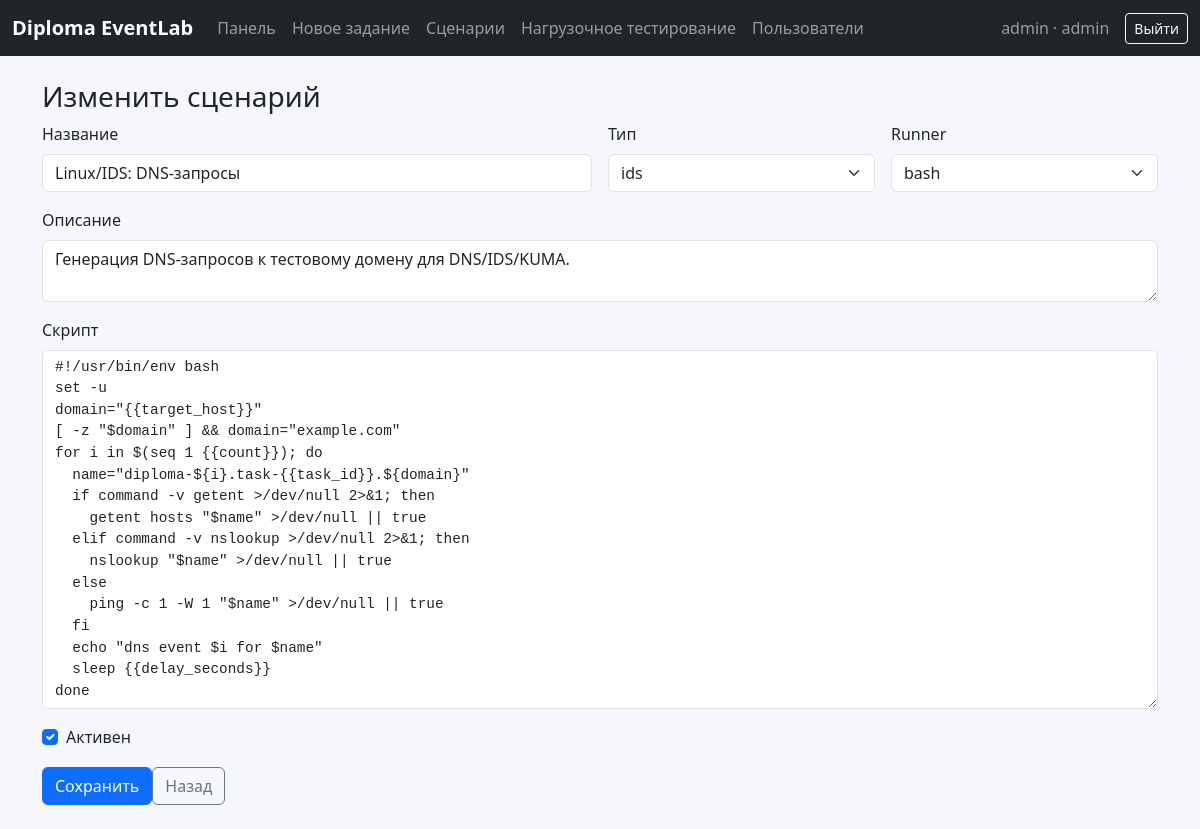
Screenshot of /scenarios/8/edit (signed in) with the database file from the repository.
### tables this page shows
CREATE TABLE users (
    id INTEGER PRIMARY KEY AUTOINCREMENT,
    username TEXT NOT NULL UNIQUE,
    password_hash TEXT NOT NULL,
    role TEXT NOT NULL CHECK(role IN ('admin', 'operator', 'viewer')),
    is_active INTEGER NOT NULL DEFAULT 1,
    failed_login_count INTEGER NOT NULL DEFAULT 0,
    locked_until TEXT,
    created_at TEXT NOT NULL DEFAULT CURRENT_TIMESTAMP,
    last_login_at TEXT
);

CREATE TABLE scenarios (
    id INTEGER PRIMARY KEY AUTOINCREMENT,
    name TEXT NOT NULL,
    description TEXT NOT NULL DEFAULT '',
    target_type TEXT NOT NULL CHECK(target_type IN ('windows', 'linux', 'ids')),
    runner TEXT NOT NULL CHECK(runner IN ('powershell', 'cmd', 'bash')),
    script_body TEXT NOT NULL,
    is_active INTEGER NOT NULL DEFAULT 1,
    created_by INTEGER REFERENCES users(id) ON DELETE SET NULL,
    created_at TEXT NOT NULL DEFAULT CURRENT_TIMESTAMP
);

### app/main.py (the view)
    @app.get("/scenarios/{scenario_id}/edit", response_class=HTMLResponse)
    async def scenarios_edit_page(request: Request, scenario_id: int, user=Depends(require_role("admin", "operator"))):
        scenario = get_scenario(scenario_id)
        if not scenario:
            raise HTTPException(status_code=404)
        return render(request, "scenario_form.html", {"scenario": scenario})

### app/templates/scenario_form.html (shortened to what this page needs)
{% extends "base.html" %}
{% block content %}
<h1 class="h3">{{ 'Изменить сценарий' if scenario else 'Новый сценарий' }}</h1>
<form method="post" action="{{ '/scenarios/' ~ scenario.id ~ '/edit' if scenario else '/scenarios/new' }}">
  <div class="row g-3">
    <div class="col-md-6"><label class="form-label">Название</label><input class="form-control" name="name" value="{{ scenario.name if scenario else '' }}" required></div>
    <div class="col-md-3"><label class="form-label">Тип</label><select name="target_type" class="form-select">
      {% for v in ['windows','linux','ids'] %}<option value="{{ v }}" {% if scenario and scenario.target_type==v %}selected{% endif %}>{{ v }}</option>{% endfor %}
    </select></div>
    <div class="col-md-3"><label class="form-label">Runner</label><select name="runner" class="form-select">
      {% for v in ['powershell','cmd','bash'] %}<option value="{{ v }}" {% if scenario and scenario.runner==v %}selected{% endif %}>{{ v }}</option>{% endfor %}
    </select></div>
    <div class="col-12"><label class="form-label">Описание</label><textarea class="form-control" name="description" rows="2">{{ scenario.description if scenario else '' }}</textarea></div>
    <div class="col-12"><label class="form-label">Скрипт</label><textarea class="form-control codearea" name="script_body" rows="16" required>{{ scenario.script_body if scenario else '' }}</textarea></div>
    {% if scenario %}<div class="col-12 form-check ms-2"><input class="form-check-input" type="checkbox" name="is_active" id="is_active" {% if scenario.is_active %}checked{% endif %}><label class="form-check-label" for="is_active">Активен</label></div>{% endif %}
  </div>
  <div class="mt-3"><button class="btn btn-primary">Сохранить</button><a class="btn btn-outline-secondary" href="/scenarios">Назад</a></div>
</form>
{% endblock %}

### app/templates/base.html (shortened to what this page needs)
<!doctype html>
<html lang="ru">
<head>
  <link href="https://cdn.jsdelivr.net/npm/bootstrap@5.3.3/dist/css/bootstrap.min.css" rel="stylesheet">
  <link href="/static/app.css" rel="stylesheet">
</head>
<body>
<nav class="navbar navbar-expand-lg navbar-dark bg-dark">
  <div class="container-fluid">
    <a class="navbar-brand fw-semibold" href="/dashboard">{{ app_name }}</a>
    <div class="collapse navbar-collapse" id="nav">
      {% if user %}
      <ul class="navbar-nav me-auto">
        <li class="nav-item"><a class="nav-link" href="/dashboard">Панель</a></li>
        <li class="nav-item"><a class="nav-link" href="/tasks/new">Новое задание</a></li>
        <li class="nav-item"><a class="nav-link" href="/scenarios">Сценарии</a></li>
        {% if user.role == 'admin' %}<li class="nav-item"><a class="nav-link" href="/load-test">Нагрузочное тестирование</a></li>{% endif %}
        {% if user.role == 'admin' %}<li class="nav-item"><a class="nav-link" href="/users">Пользователи</a></li>{% endif %}
      </ul>
      <span class="navbar-text me-3">{{ user.username }} · {{ user.role }}</span>
      <form method="post" action="/logout" class="d-inline">
        <button class="btn btn-outline-light btn-sm">Выйти</button>
      </form>
      {% endif %}
    </div>
  </div>
</nav>
<main class="container py-4">
  {% block content %}{% endblock %}
</main>
</body>
</html>

### app/static/app.css (style rules this page uses)
body { background: #f6f7fb; }
.codearea { font-family: ui-monospace, SFMono-Regular, Menlo, Consolas, monospace; font-size: .9rem; }

### rows the page displays
users: username "admin", role "admin"
scenarios: name "Linux/IDS: DNS-запросы", target_type "ids", runner "bash", description "Генерация DNS-запросов к тестовому домену для DNS/IDS/KUMA.", script_body "#!/usr/bin/env bash set -u domain=\"{{target_host}}\" [ -z \"$domain\" ] && domain=\"example.com\" for i in $(seq 1 {{count}}); do name=\"diploma-${i}.task-{{task_id}}.${domain}\" if command -v getent >/dev/null 2>&1; then getent hosts \"$name\" >/dev/null || true elif command -v nslookup >/dev/null 2>&1; then nslookup \"$name\" >/dev/null || true else ping -c 1 -W 1 \"$name\" >/dev/null || true fi echo \"dns event $i for $name\" sleep {{delay_seconds}} done", is_active "☑"

### other values shown
{{ app_name }} "Diploma EventLab"
{{ 'Изменить сценарий' if scenario else 'Новый сценарий' }} "Изменить сценарий"
